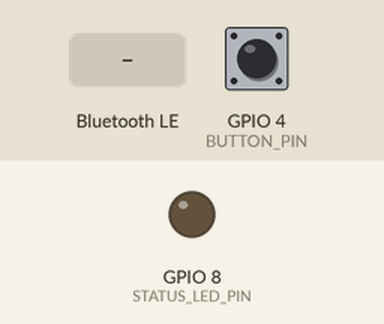
The program below on a simulated ESP32-C3. On the bench: output pins drawn as LEDs (lit = HIGH). The test bench sets the inputs (shaded band); at power-on: GPIO 4 (BUTTON_PIN) HIGH. Nothing arrives over Bluetooth unless stated; a phone connects over Bluetooth LE 3 s after start; what the program prints to the serial monitor is not drawn.

Above: at 1.2 s.
1.3 s: GPIO 4 (BUTTON_PIN) pulled LOW for 1 s
At 4.2 s:
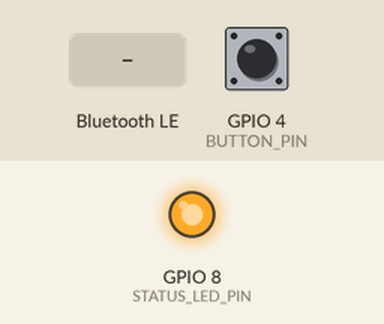
4.5 s: Bluetooth LE write "1" received
6.0 s: GPIO 4 (BUTTON_PIN) pulled LOW for 0.15 s
Timing chart, 0 to 9.0 s (numbered marks = the images above; inputs shaded):
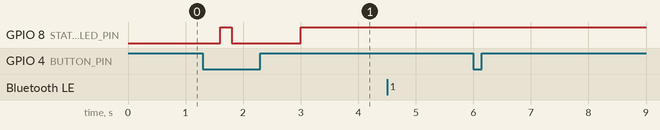

Measured:
- after the input at 1.3 s, GPIO 8 (STATUS_LED_PIN): LOW → HIGH after 0.30 s instead of 1.7 s
- after the input at 4.5 s, every drawn part: stays the same
- after the input at 6.0 s, every drawn part: stays the same

The program:

main.cpp
```cpp
/**
 * Soul Shield — ESP32-C3 physical counter button
 * ==============================================
 *
 * One physical button == +1 on the task the phone has selected for
 * Bluetooth control. The phone app scans for a device advertising
 * SERVICE_UUID, connects, and subscribes to CHAR_TX_UUID; every debounced
 * button press sends a one-byte notification ("1") to the app, which
 * increments the ACTIVE counter task/sub-task using the app's normal
 * increment pipeline (same as tapping +1 in the UI).
 *
 * Wiring:
 *   Button between GPIO4 and GND. Internal pull-up is enabled — no external
 *   resistor needed (CHANGE BUTTON_PIN below if you use another pin).
 *   STATUS_LED_PIN mirrors connection state (solid = connected) and blinks
 *   on every registered press. Set it to 255 to disable.
 *
 * Behavior:
 *   - Always advertising when disconnected → the app's auto-reconnect finds
 *     it again even after reboots.
 *   - One notification per press. 50 ms software debounce absorbs mechanical
 *     bounce without eating fast human tapping; presses while the phone is
 *     disconnected are ignored.
 *
 * Flash:  pio run -t upload   ·  Serial log:  pio device monitor
 * (BLE library ships with the espressif32 Arduino platform — no lib_deps.)
 */

#include <Arduino.h>
#include <BLEDevice.h>
#include <BLEServer.h>
#include <BLEUtils.h>
#include <BLE2902.h>

// ---------------------------------------------------------------------------
// CONFIG — the only things you may need to tweak
// ---------------------------------------------------------------------------

// The physical counter button: wired between this pin and GND
// (internal pull-up is enabled in setup()).
#define BUTTON_PIN 4

// Status LED (HIGH = on). Most C3 dev kits expose a simple LED on GPIO8;
// change if yours differs (or set to 255 to disable the LED entirely).
#define STATUS_LED_PIN 8

// How long the LED stays lit for a registered press (ms).
#define PRESS_LED_MS 120

// Debounce window: a press is registered on the FALLING edge only after the
// line has been stable for this long. 50 ms comfortably absorbs mechanical
// bounce without eating fast human tapping.
#define DEBOUNCE_MS 50

// --- BLE identity (MUST match lib/bluetooth/counter-ble.ts in the app) ---
#define SERVICE_UUID "9f83f3d0-8f5f-4a3f-9a1d-2c6a8f4e5b01"
// ESP32 -> phone (notify). One notification per button press.
#define CHAR_TX_UUID "a1b2c3d4-5e6f-4a7b-8c9d-0e1f2a3b4c5d"
// Phone -> ESP32 (write) — reserved for future commands; the app doesn't
// need to write anything for the counter feature to work.
#define CHAR_RX_UUID "b2c3d4e5-6f7a-4b8c-9d0e-1f2a3b4c5d6e"
#define DEVICE_NAME "SoulShield-ESP32"
// ---------------------------------------------------------------------------

BLEServer* server = nullptr;
BLECharacteristic* txCharacteristic = nullptr;
volatile bool deviceConnected = false;

unsigned long lastDebounceTime = 0;
int lastReading = HIGH;
int lastStableState = HIGH;

unsigned long pressLedOffAt = 0;
bool pressLedOn = false;

bool blinkActive() { return pressLedOn && millis() < pressLedOffAt; }

class ServerCallbacks : public BLEServerCallbacks {
  void onConnect(BLEServer*) override {
    deviceConnected = true;
    Serial.println("Phone connected.");
  }
  void onDisconnect(BLEServer*) override {
    deviceConnected = false;
    Serial.println("Phone disconnected — advertising again.");
  }
};

class RxCallbacks : public BLECharacteristicCallbacks {
  void onWrite(BLECharacteristic* characteristic) override {
    // Reserved for future app->device commands; log for now.
    std::string value = characteristic->getValue();
    if (value.length() > 0) {
      Serial.print("RX: ");
      Serial.println(value.c_str());
    }
  }
};

void setup() {
  Serial.begin(115200);

  pinMode(BUTTON_PIN, INPUT_PULLUP);
  if (STATUS_LED_PIN != 255) {
    pinMode(STATUS_LED_PIN, OUTPUT);
    digitalWrite(STATUS_LED_PIN, LOW);
  }

  BLEDevice::init(DEVICE_NAME);
  server = BLEDevice::createServer();
  server->setCallbacks(new ServerCallbacks());

  BLEService* service = server->createService(SERVICE_UUID);

  // TX: the phone subscribes here; one one-byte "1" notification per press.
  txCharacteristic = service->createCharacteristic(
      CHAR_TX_UUID, BLECharacteristic::PROPERTY_NOTIFY);
  txCharacteristic->addDescriptor(new BLE2902());

  BLECharacteristic* rxCharacteristic = service->createCharacteristic(
      CHAR_RX_UUID, BLECharacteristic::PROPERTY_WRITE);
  rxCharacteristic->setCallbacks(new RxCallbacks());

  service->start();

  BLEAdvertising* advertising = BLEDevice::getAdvertising();
  advertising->addServiceUUID(SERVICE_UUID);
  advertising->setScanResponse(true);
  // Recommended connectable intervals — battery-friendly, and the phone's
  // scan (filtering on SERVICE_UUID) finds it within a couple of seconds.
  advertising->setMinPreferred(0x06);
  advertising->setMinPreferred(0x12);
  BLEDevice::startAdvertising();

  Serial.println("SoulShield-ESP32 ready — advertising, waiting for the app.");
}

void loop() {
  int reading = digitalRead(BUTTON_PIN);

  if (reading != lastReading) {
    lastDebounceTime = millis();
    lastReading = reading;
  }

  if ((millis() - lastDebounceTime) > DEBOUNCE_MS && reading != lastStableState) {
    lastStableState = reading;
    // FALLING edge = pressed (pull-up wiring: pressed == LOW).
    if (lastStableState == LOW) {
      if (deviceConnected) {
        uint8_t increment = 1;
        txCharacteristic->setValue(&increment, 1);
        txCharacteristic->notify();
        Serial.println("Button press -> +1 notified");
      } else {
        Serial.println("Button press ignored (phone not connected)");
      }
      if (STATUS_LED_PIN != 255) {
        pressLedOn = true;
        pressLedOffAt = millis() + PRESS_LED_MS;
        digitalWrite(STATUS_LED_PIN, HIGH);
      }
    }
  }

  // Status LED: solid while connected; press-blink overrides briefly; off
  // when advertising for a phone.
  if (STATUS_LED_PIN != 255 && !blinkActive()) {
    digitalWrite(STATUS_LED_PIN, deviceConnected ? HIGH : LOW);
  }

  // Re-advertise whenever no phone is connected (auto-reconnect path).
  if (!deviceConnected) {
    BLEDevice::startAdvertising();
    delay(200);  // don't hammer the BLE stack
  } else {
    delay(10);
  }
}
```
